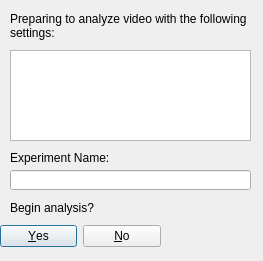
<?xml version="1.0" encoding="UTF-8"?>
<ui version="4.0">
 <class>AnalyzeCheckDialog</class>
 <widget class="QDialog" name="AnalyzeCheckDialog">
  <property name="geometry">
   <rect>
    <x>0</x>
    <y>0</y>
    <width>263</width>
    <height>261</height>
   </rect>
  </property>
  <property name="windowTitle">
   <string>Dialog</string>
  </property>
  <widget class="QDialogButtonBox" name="buttonBox">
   <property name="geometry">
    <rect>
     <x>0</x>
     <y>220</y>
     <width>161</width>
     <height>32</height>
    </rect>
   </property>
   <property name="orientation">
    <enum>Qt::Horizontal</enum>
   </property>
   <property name="standardButtons">
    <set>QDialogButtonBox::No|QDialogButtonBox::Yes</set>
   </property>
  </widget>
  <widget class="QLineEdit" name="experimentName">
   <property name="geometry">
    <rect>
     <x>10</x>
     <y>170</y>
     <width>241</width>
     <height>20</height>
    </rect>
   </property>
  </widget>
  <widget class="QLabel" name="experimentLabel">
   <property name="geometry">
    <rect>
     <x>10</x>
     <y>150</y>
     <width>231</width>
     <height>16</height>
    </rect>
   </property>
   <property name="text">
    <string>Experiment Name:</string>
   </property>
  </widget>
  <widget class="QLabel" name="videoLabel">
   <property name="geometry">
    <rect>
     <x>10</x>
     <y>10</y>
     <width>241</width>
     <height>31</height>
    </rect>
   </property>
   <property name="text">
    <string>Preparing to analyze video with the following settings:</string>
   </property>
   <property name="wordWrap">
    <bool>true</bool>
   </property>
  </widget>
  <widget class="QLabel" name="continue_2">
   <property name="geometry">
    <rect>
     <x>10</x>
     <y>200</y>
     <width>101</width>
     <height>16</height>
    </rect>
   </property>
   <property name="text">
    <string>Begin analysis?</string>
   </property>
  </widget>
  <widget class="QTextBrowser" name="detailedText">
   <property name="geometry">
    <rect>
     <x>10</x>
     <y>50</y>
     <width>241</width>
     <height>91</height>
    </rect>
   </property>
   <property name="horizontalScrollBarPolicy">
    <enum>Qt::ScrollBarAlwaysOff</enum>
   </property>
  </widget>
 </widget>
 <resources/>
 <connections>
  <connection>
   <sender>buttonBox</sender>
   <signal>rejected()</signal>
   <receiver>AnalyzeCheckDialog</receiver>
   <slot>reject()</slot>
   <hints>
    <hint type="sourcelabel">
     <x>80</x>
     <y>235</y>
    </hint>
    <hint type="destinationlabel">
     <x>131</x>
     <y>130</y>
    </hint>
   </hints>
  </connection>
 </connections>
</ui>
